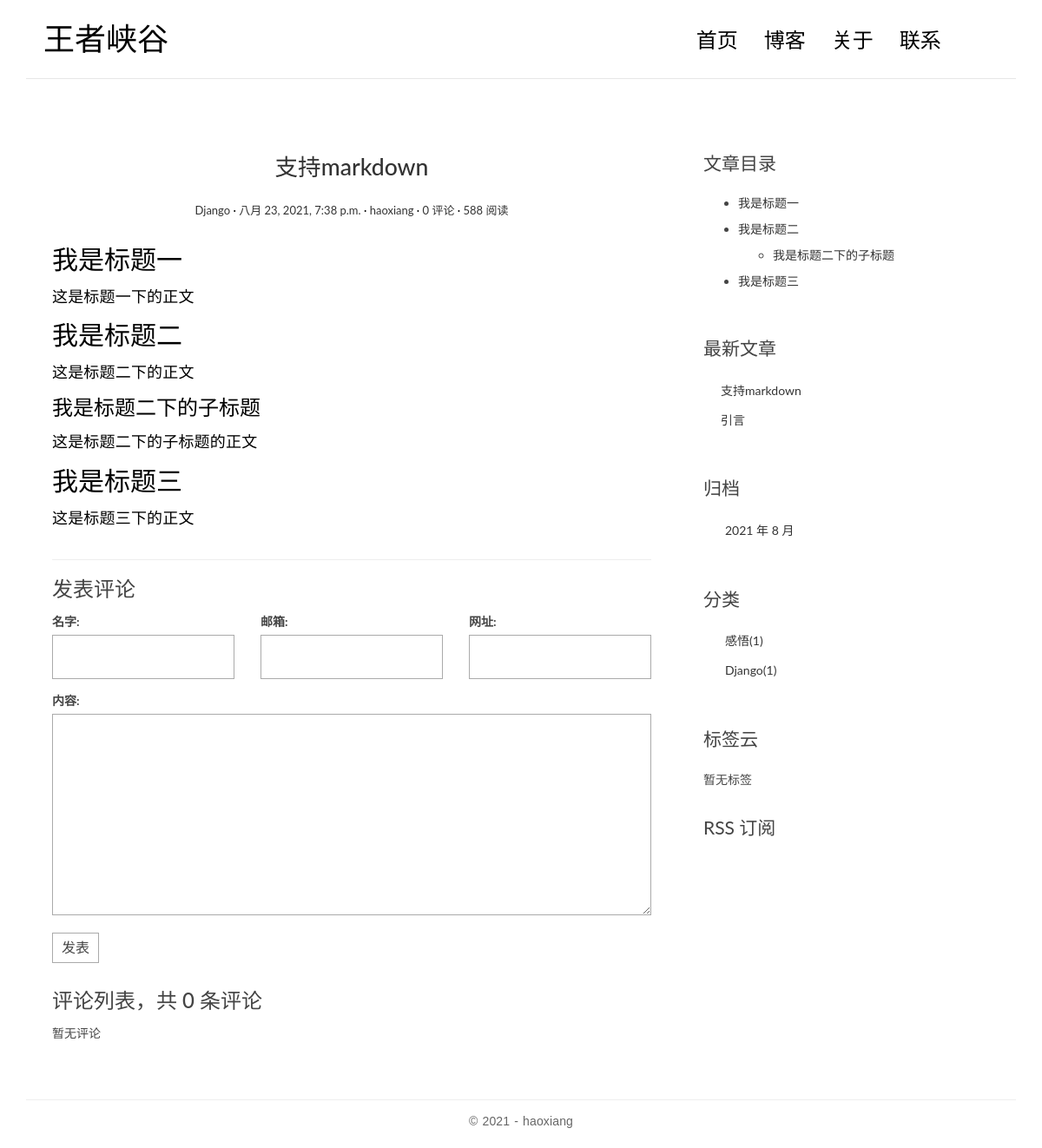
/blog/posts/2/, run on an earlier commit of the app's database.
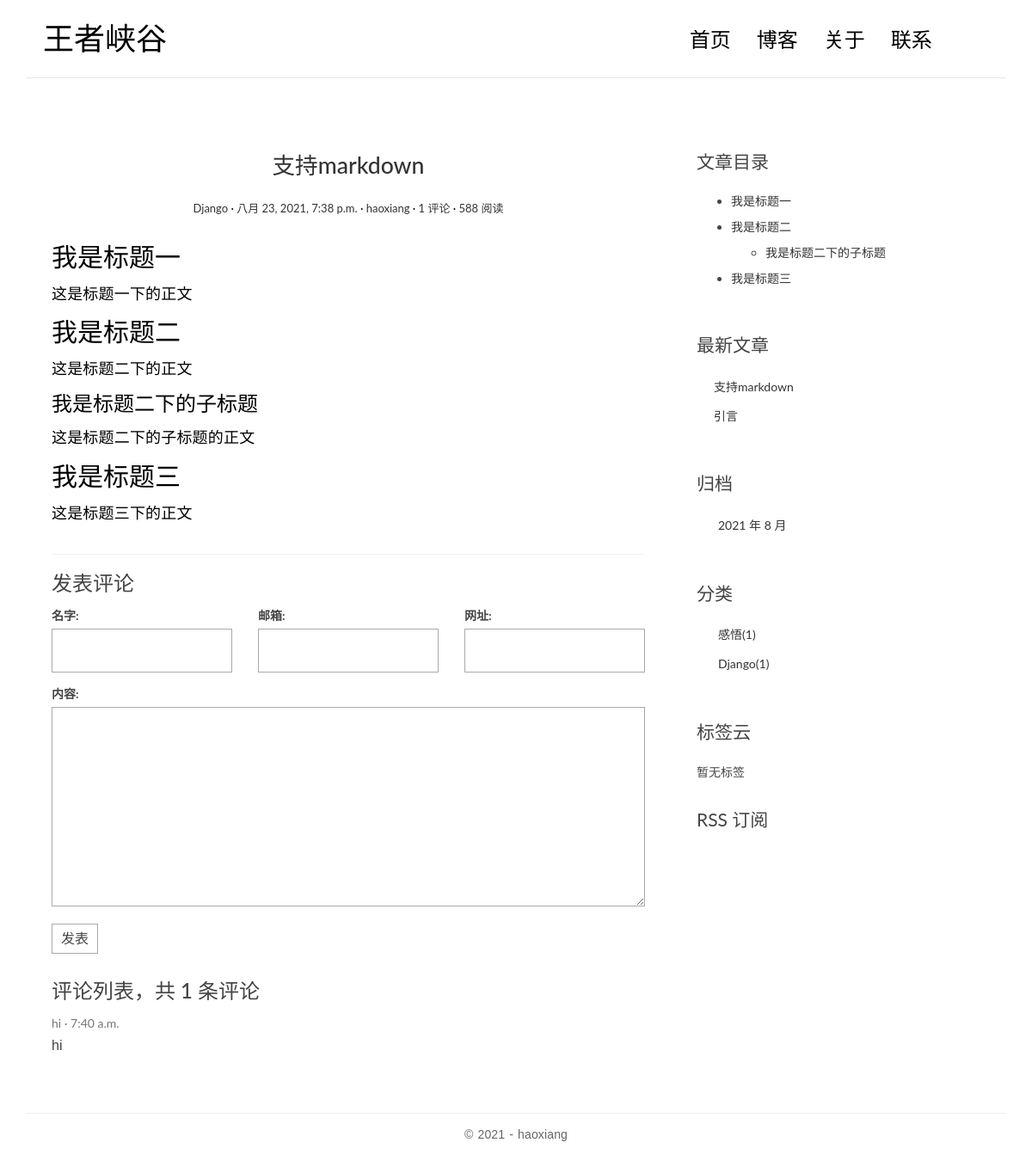
And on a later commit of the database.
### blog/models.py (models this page shows, shortened)
class Post(models.Model):
    title = models.CharField('标题', max_length=100)
    body = models.TextField('正文')
    created_time = models.DateTimeField('创建时间', default=timezone.now)
    modified_time = models.DateTimeField('修改时间')
    excerpt = models.CharField('摘要', max_length=200, blank=True)
    category = models.ForeignKey(Category, verbose_name='分类', on_delete=models.CASCADE)
    tags = models.ManyToManyField(Tag, verbose_name='标签', blank=True)
    author = models.ForeignKey(User, verbose_name='作者', on_delete=models.CASCADE)
    class Meta:
        verbose_name = '文章'
        verbose_name_plural = verbose_name
        ordering = ['-created_time']
    def get_absolute_url(self):
        return reverse('blog:detail', kwargs={'pk': self.pk})

class Category(models.Model):
    name = models.CharField('分类名', max_length=100)
    class Meta:
        verbose_name = '分类'
        verbose_name_plural = verbose_name

### comments/models.py (models this page shows, shortened)
class Comment(models.Model):
    name = models.CharField('名字', max_length=50)
    email = models.EmailField('邮箱')
    url = models.URLField('网址', blank=True)
    text = models.TextField('内容')
    created_time = models.TimeField('创建时间', default=timezone.now)
    post = models.ForeignKey('blog.Post', verbose_name='文章', on_delete=models.CASCADE)
    class Meta:
        verbose_name = '评论'
        verbose_name_plural = verbose_name
        ordering = ['-created_time']

### blog/views.py (the view)
# urls.py: path('posts/<int:pk>/', views.detail, name='detail'),
def detail(request, pk):
    post = get_object_or_404(Post, pk=pk)
    md = markdown.Markdown(
        extensions=[
            'markdown.extensions.extra',
            'markdown.extensions.codehilite',
            TocExtension(slugify=slugify),
        ]
    )
    post.body = md.convert(post.body)
    post.toc = md.toc
    post.has_toc = '<li>' in post.toc
    return render(request, 'blog/detail.html', context={
        'post': post
    })

### comments/forms.py
class CommentForm(forms.ModelForm):
    class Meta:
        model = Comment
        fields = ['name', 'email', 'url', 'text']

### blog/templatetags/blog_extras.py (called while the page is built)
@register.inclusion_tag('blog/inclusions/_recent_posts.html', takes_context=True)
def show_recent_posts(context, num=5):
    return {
        'recent_post_list': Post.objects.all()[:num]
    }

@register.inclusion_tag('blog/inclusions/_archives.html', takes_context=True)
def show_archives(context):
    return {
        'date_list': Post.objects.dates('created_time', 'month', order='DESC')
    }

@register.inclusion_tag('blog/inclusions/_categories.html', takes_context=True)
def show_categories(context):
    return {
        'category_list': Category.objects.all()
    }

@register.inclusion_tag('blog/inclusions/_tags.html', takes_context=True)
def show_tags(context):
    return{
        'tag_list': Tag.objects.all()
    }

### comments/templatetags/comments_extras.py (called while the page is built)
@register.inclusion_tag('comments/inclusions/_form.html', takes_context=True)
def show_comment_form(context, post, form=None):
    if form is None:
        form = CommentForm()
    return {
        'form': form,
        'post': post,
    }

### templates/blog/detail.html
{% extends 'blog/base.html' %}
{% load comments_extras %}
{% block main %}
    <article class="post post-{{ post.pk }}">
        <header class="entry-header">
            <h1 class="entry-title">
                <a href="{{ post.get_absolute_url }}">{{ post.title }}</a>
            </h1>
            <div class="entry-meta">
                <span class="post-category"><a
                        href="{% url 'blog:category' post.category.pk %}">{{ post.category.name }}</a></span>
                <span class="post-date"><a
                        href="{% url 'blog:archive' post.created_time.year post.created_time.month %}"><time
                        class="entry-date" datetime={{ post.created_time }}>{{ post.created_time }}</time></a></span>
                <span class="post-author"><a href="#">{{ post.author }}</a></span>
                <span class="comments-link"><a
                        href="#comment-area">{{ post.comment_set.count }} 评论</a></span>
                <span class=""><a href="#">588 阅读</a></span>
            </div>
        </header>
        <div class="entry-content clearfix">
            {{ post.body|safe }}
        </div>
    </article>
    <section class="comment-area" id="comment-area">
        <hr>
        <h3>发表评论</h3>
        {% show_comment_form post %}
        <div class="comment-list-panel">
            {% show_comments post %}
        </div>
    </section>
{% endblock main %}
{% block toc %}
    {% if post.has_toc %}
        <div class="widget widget-content">
            <h3 class="widget-title">文章目录</h3>
            {{ post.toc|safe }}
        </div>
    {% endif %}
{% endblock toc %}

### templates/comments/inclusions/_list.html
<h3>评论列表，共 <span>{{ comment_count }}</span> 条评论</h3>
<ul class="comment-list list-unstyled">
    {% for comment in comment_list %}
        <li class="comment-item">
            <span class="nickname">{{ comment.name }}</span>
            <time class="submit-date" datetime="{{ comment.created_time }}">{{ comment.created_time }}</time>
            <div class="text">
                {{ comment.text|linebreaks }}
            </div>
        </li>
    {% empty %}
        暂无评论
    {% endfor %}
</ul>

### templates/blog/inclusions/_recent_posts.html
<div class="widget widget-recent-posts">
    <h3 class="widget-title">最新文章</h3>
    <ul>
        {% for post in recent_post_list %}
            <li>
                <a href="{{ post.get_absolute_url }}">{{ post.title }}</a>
            </li>
        {% empty %}
            暂无文章
        {% endfor %}
    </ul>
</div>

### templates/blog/inclusions/_categories.html
<div class="widget widget-category">
    <h3 class="widget-title">分类</h3>
    <ul>
        {% for category in category_list %}
            <li>
                <a href="{% url 'blog:category' category.pk %}">{{ category.name }}<span class="post-count">({{ category.post_set.count }})</span></a>
            </li>
        {% empty %}
            暂无分类
        {% endfor %}
    </ul>
</div>

What changed in the data, as far as the page shows it:
computed for Post "支持markdown": comment_set.count "0" → "1"
added Comment: name "hi", created_time "7:40 a.m.", text "hi"
Also different on the page:
{{ comment_count }}: "0" → "1"
text no longer shown: "暂无评论"
